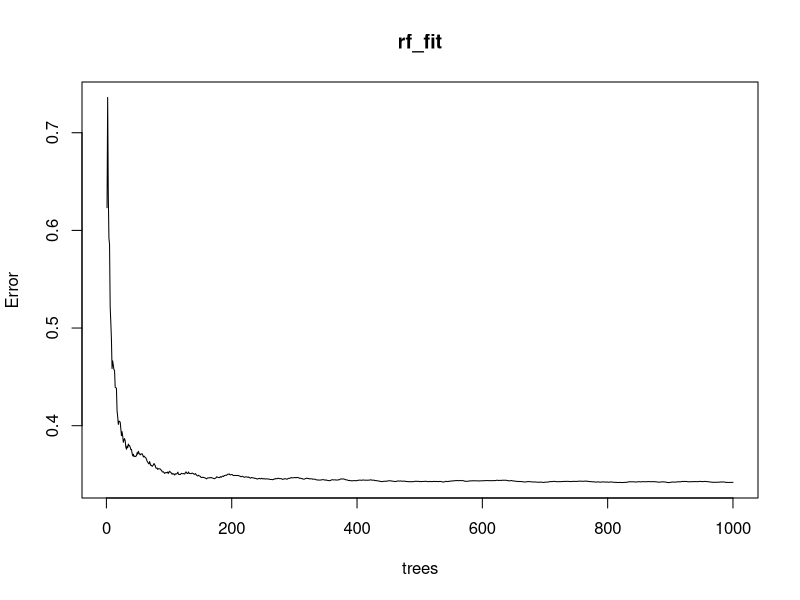
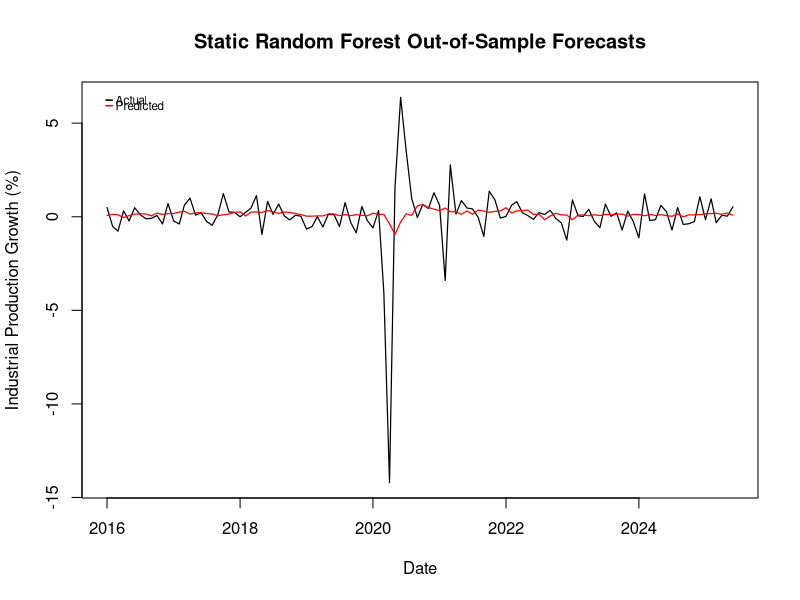

R code for these plots, in order:
# setwd("C:/Users/Grace/Desktop/EC4308 Project")
library(readr)
library(dplyr)
library(lubridate)
library(zoo)

raw_file <- read_csv("2025-09-MD.csv")

# extract transformation code
tcode_row <- raw_file[1, ]

data_raw  <- raw_file[-1, ] # data without transformation row

#convert sas date to raw
data_raw <- data_raw %>%
  mutate(sasdate = mdy(sasdate))%>%
  mutate(UMCSENTx = na.approx(UMCSENTx, na.rm = FALSE))

# Build a named integer vector of tcodes for the numeric columns
num_cols <- setdiff(names(data_raw), "sasdate")
tcodes <- suppressWarnings(as.integer(tcode_row[num_cols] %>% unlist()))
names(tcodes) <- num_cols

# ---- Define transformations ----
L <- function(x, k = 1) dplyr::lag(x, k)

apply_tcode <- function(x, tcode, scale100 = TRUE) {
  # guard for logs
  safe_log <- function(v) { v[v <= 0] <- NA_real_; log(v) }
  out <- switch(as.character(tcode),
                "1" = x,                                   # level
                "2" = x - L(x, 1),                         # Δx
                "3" = (x - L(x, 1)) - (L(x,1) - L(x,2)),   # Δ^2 x
                "4" = safe_log(x),                         # log x
                "5" = { y <- safe_log(x) - safe_log(L(x,1)); if (scale100) 100*y else y },                  # Δ log x
                "6" = { y <- (safe_log(x) - safe_log(L(x,1))) - (safe_log(L(x,1)) - safe_log(L(x,2))); 
                if (scale100) 100*y else y },      # Δ^2 log x
                "7" = { g <- (x / L(x,1)) - 1; d <- g - L(g,1); if (scale100) 100*d else d },               # Δ(simple growth)
                x  # fallback: return original
  )
  out
}

stationary <- data_raw %>%
  mutate(across(all_of(num_cols),
                ~ apply_tcode(.x, tcodes[cur_column()]),
                .names = "{.col}"))%>%
  rename(INDPRO_growth = INDPRO)

data <- stationary %>% 
  select(-ACOGNO)%>%
  mutate(
    CP3Mx = na.approx(CP3Mx, na.rm = FALSE),
    COMPAPFFx = na.approx(COMPAPFFx, na.rm = FALSE)
  )%>%
  filter(sasdate >= as.Date("1978-01-01"))%>%
  filter(!(sasdate %in% as.Date(c("2025-07-01", "2025-08-01"))))
###############################################################################

# select variables to lag (all columns other than sasdate)
vars_to_lag <- setdiff(names(data), "sasdate")

# helper function to create lags
make_lags <- function(df, vars, K = 4) {
  for (v in vars) {
    for (k in 1:K) {
      df[[paste0(v, "_L", k)]] <- dplyr::lag(df[[v]], k)
    }
  }
  return(df)
}

# lag dataset (4 lags for each variable)
data_lagged <- make_lags(data, vars_to_lag, K = 4)

# drop first 4 rows to remove missing values
data_lagged <- data_lagged %>% 
  filter(!is.na(INDPRO_growth_L4))%>%
  select(-INDPRO_growth_L4) # drop this so that comparable to AR(3)

# keep only lagged predictors & target variable
model_data <- data_lagged %>%
  select(sasdate, INDPRO_growth, ends_with("_L1"), ends_with("_L2"), ends_with("_L3"), ends_with("_L4"))

# define training and oos forecast windows
train_end = "2015-12-01"
oos_start = "2016-01-01"
oos_end   = "2025-06-01"

# define target 
y <- model_data$INDPRO_growth

# define predictor matrix (exclude date and y)
X <- model_data %>%
  select(-sasdate, -INDPRO_growth)

train_index <- which(model_data$sasdate <= as.Date("2015-12-01"))
oos_index   <- which(model_data$sasdate >= as.Date("2016-01-01") &
                       model_data$sasdate <= as.Date("2025-06-01"))

# create train & test sets
X_train <- X[train_index, ]
y_train <- y[train_index]

X_oos <- X[oos_index, ]
y_oos <- y[oos_index]

###############################################################################
library(randomForest)

# select optimal nodesize
# Validation period: last 24 months within training window
val_index <- which(model_data$sasdate > as.Date("2014-01-01") &
                     model_data$sasdate <= as.Date("2015-12-01"))

train_index_sub <- which(model_data$sasdate <= as.Date("2013-12-01"))

# Train subset (early period)
X_train_sub <- X[train_index_sub, ]
y_train_sub <- y[train_index_sub]

# Validation subset (recent part of training)
X_val <- X[val_index, ]
y_val <- y[val_index]

for (nsize in c(2, 5, 10, 20)) {
  fit <- randomForest(x=X_train, y=y_train,
                      ntree=500, mtry=floor(sqrt(ncol(X_train))),
                      nodesize=nsize)
  preds <- predict(fit, newdata=X_val)
  mse <- mean((y_val - preds)^2)
  print(c(nodesize=nsize, MSE=mse))
}

#select optimal ntree
rf_fit <- randomForest(
  x = X_train,
  y = y_train,
  ntree = 1000,
  mtry = floor(sqrt(ncol(X_train))),
  nodesize = 2,
  importance = TRUE
)

# Plot OOB (out-of-bag) error vs number of trees
plot(rf_fit)
###############################################################################
# static random forest
set.seed(1)
rf_fit <- randomForest(
  x = X_train,
  y = y_train,
  ntree = 500,
  mtry = floor(sqrt(ncol(X_train))),  # typical default
  nodesize = 2,
  importance = TRUE
)

# OOS predictions
y_hat_oos <- predict(rf_fit, newdata = X_oos)

# Simple OOS metrics
mse <- function(a,b) mean((a-b)^2)
mae  <- function(a,b) mean(abs(a-b))

rf_mse <- mse(y_oos, y_hat_oos)
rf_mae  <- mae(y_oos, y_hat_oos)

R2_oos <- 1 - sum((y_oos - y_hat_oos)^2) / sum((y_oos - mean(y_train))^2)

cat(sprintf("RF OOS MSE  = %.4f\nRF OOS MAE  = %.4f\nRF OOS R^2  = %.4f\n",
            rf_mse, rf_mae, R2_oos))

plot(model_data$sasdate[oos_index], y_oos,
     type = "l", col = "black", lwd = 1.2,
     ylab = "Industrial Production Growth (%)",
     xlab = "Date",
     xaxt = "n",
     main = "Static Random Forest Out-of-Sample Forecasts")
axis(1, at = seq(from = as.Date("2016-01-01"),
                 to   = as.Date("2025-06-01"),
                 by   = "2 years"),
     labels = format(seq(as.Date("2016-01-01"),
                         as.Date("2025-06-01"),
                         by = "2 years"), "%Y"))

lines(model_data$sasdate[oos_index], y_hat_oos, col = "red", lwd = 1.2)

legend("topleft",
       legend = c("Actual", "Predicted"),
       col = c("black", "red"),
       lty = 1, lwd = 1.5,
       bty = "n",        
       cex = 0.7,        
       seg.len = 0.6,
       x.intersp = 0.3,
       y.intersp = 0.4,
       inset = c(0.02, 0.02))
